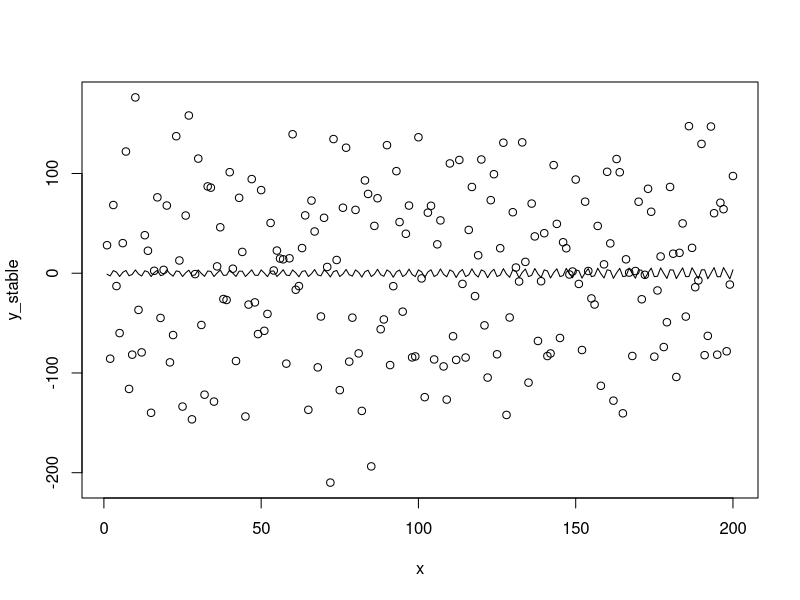
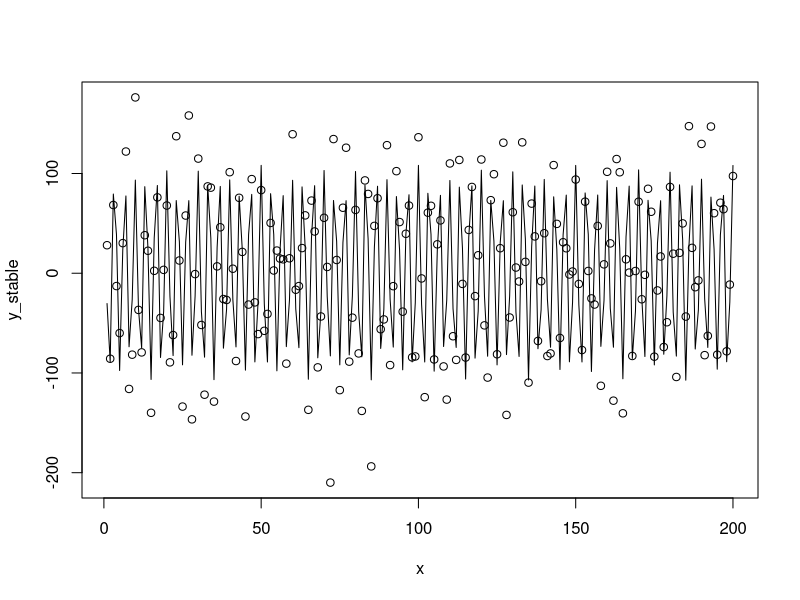
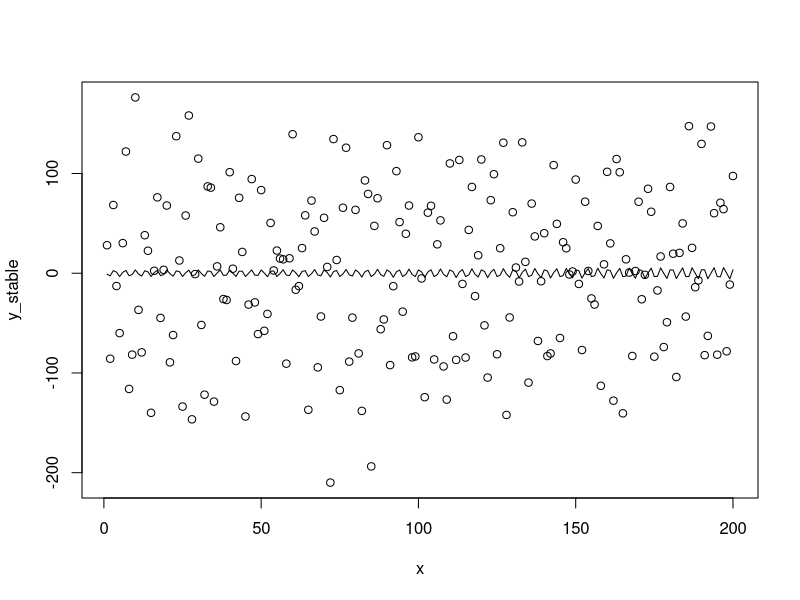

Here is the R script that generated these plots, in order:
# The Weierstrass function

wf <- function(x, wf_iterations, a, b)
{
  v <- NULL
  for(j in 1:wf_iterations)
  {
    v[j] <- (a^j)*cos((b^j)*x)
  }
  return(sum(v))
}

# The parameters initialization
a <- 100
b <- 71
# wf_iteration is 1, which means the data is in stable period

# The residual's IIDN parameters
std_dev <- 40
n <- 200            # the number of parameters
u <- rnorm(n,0,std_dev)
x <- 1:n


# The stable data is generated, along with the trend.
y_stable <- NULL
y_stable_trend <- NULL

for(i in 1:n)
{
  y_stable[i] <- wf(x[i],1,a,b) + u[i]
  y_stable_trend[i] <- wf(x[i],1,a,b)
}





# -------------------------- 1. NLS function -------------------------- #

# The nls function in R is used for the nonlinear estimations. However, it
# requires some parameters with which it begins the estimations. The alpha
# and beta are initialized with the data generating parameters.
init_parameters_stable <- list(alpha = a, beta = b)

model_nls_stable <- nls(y_stable ~ alpha*cos(beta*x), start = init_parameters_stable)
summary(model_nls_stable)

# The line function plots the difference between actual trend and fitted model
plot(x, y_stable)
lines(x, y_stable_trend - fitted(model_nls_stable))





# ------------------- 2. Manual Calculations ------------------- #

# A manual calculation is also provided to check efficiency.
b_est_func <- function(b_coeff)
{
    (
      sum( x*y_stable * sin(b_coeff*x) ) * sum( (cos(b_coeff*x))^2 )
    ) -
    (
      sum( y_stable * cos(b_coeff*x) ) * sum(x*sin(b_coeff*x)*sin(b_coeff*x))
    )
}

b_est <- uniroot(b_est_func, interval = c(b-10,b+10), extendInt = "yes")$root
a_est <- sum( y_stable * cos(b_est*x) ) / sum( (cos(b_est*x))^2 )

c(a_est,b_est)

# The plot of the data with the least square technique.
plot(x, y_stable)
lines(x, y_stable_trend - (a_est * cos(b_est * x)))





# --------------------- 3. Minimize RSS --------------------- #

# Minimizing the Residual Sum Squared is to seek parameters for which the RSS
# is minimum. The function to minimize would be as below.

residual_sum_squared <- function(parameters) {
  return(
    sum(
      (y_stable - parameters[1] * cos(parameters[2]*x))^2
    )
  )
}

# The setup to find the required coefficietns are as below.

val <- NULL
for (i in seq(0,100, by = 5)) {
  for (j in seq(0,100, by = 5)){
    temp_est <- optim(c(i,j) , residual_sum_squared)
    val <- rbind(
      val,
      c(temp_est$par,temp_est$value)
    )
  }
}

est_parameters <- val[val[,3] == min(val[,3])][1:2]

plot(x, y_stable)
lines(x, y_stable_trend - (est_parameters[1] * cos(est_parameters[2] * x)))